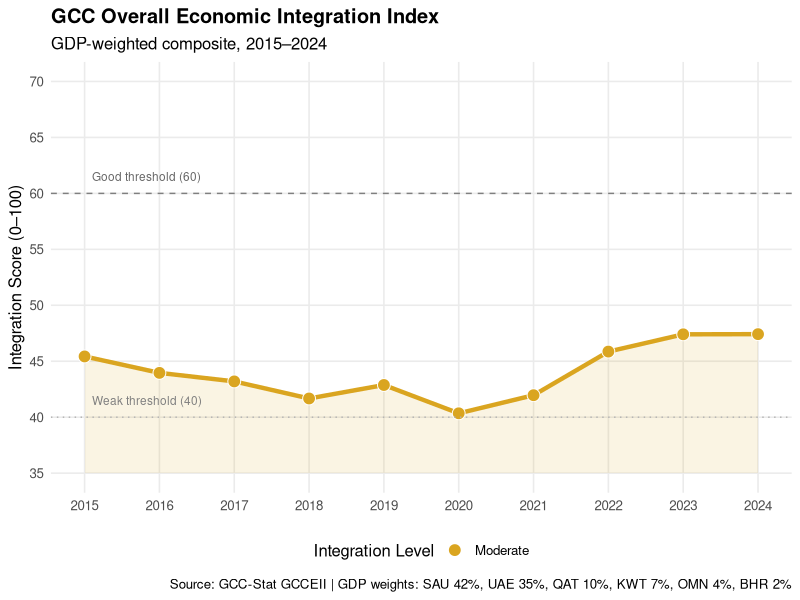
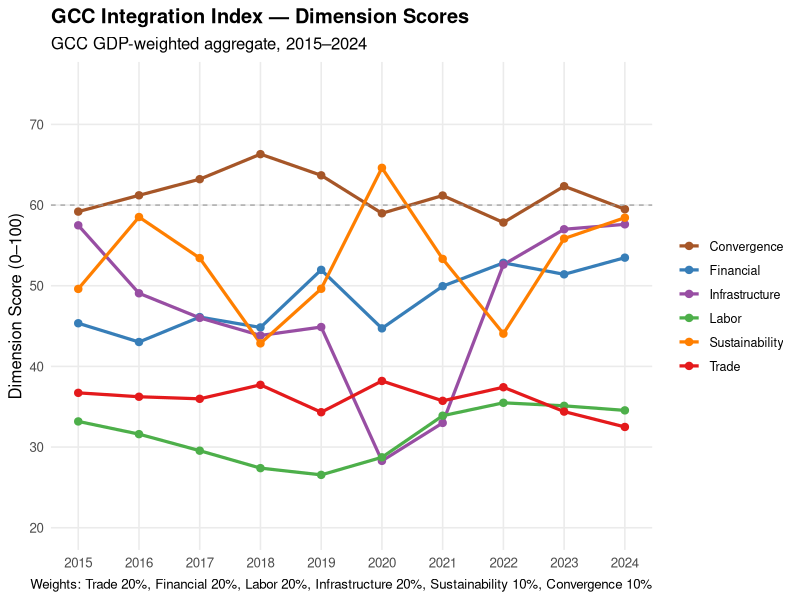
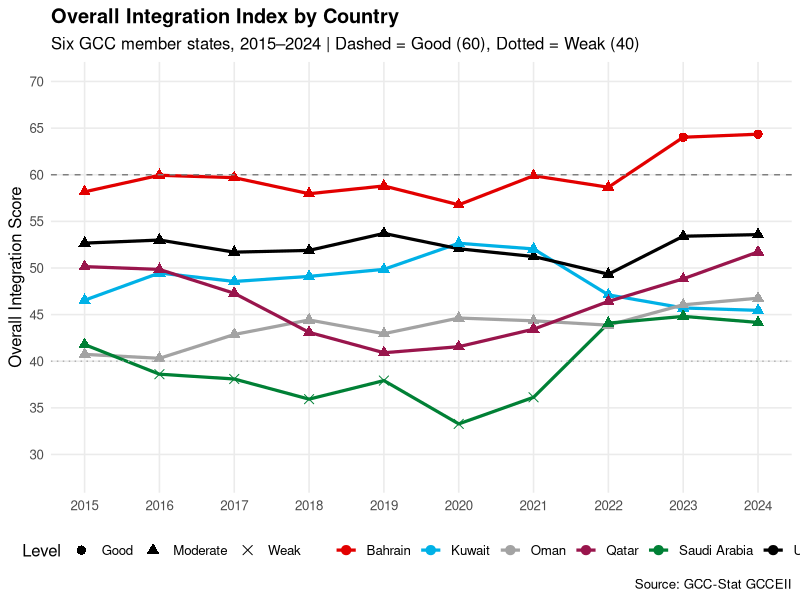
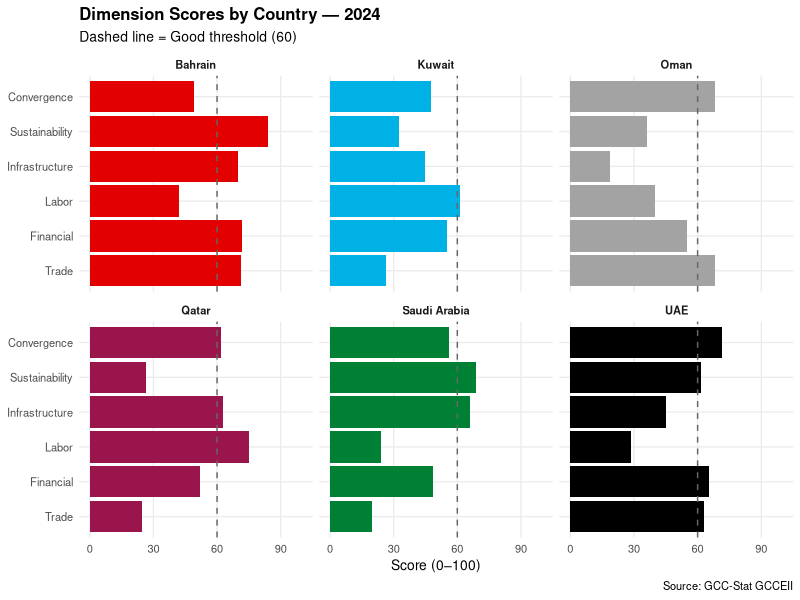
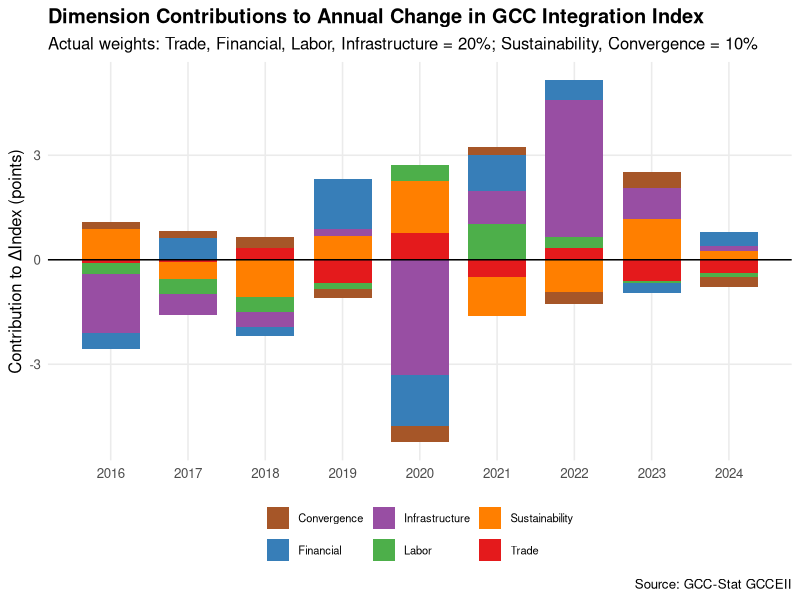
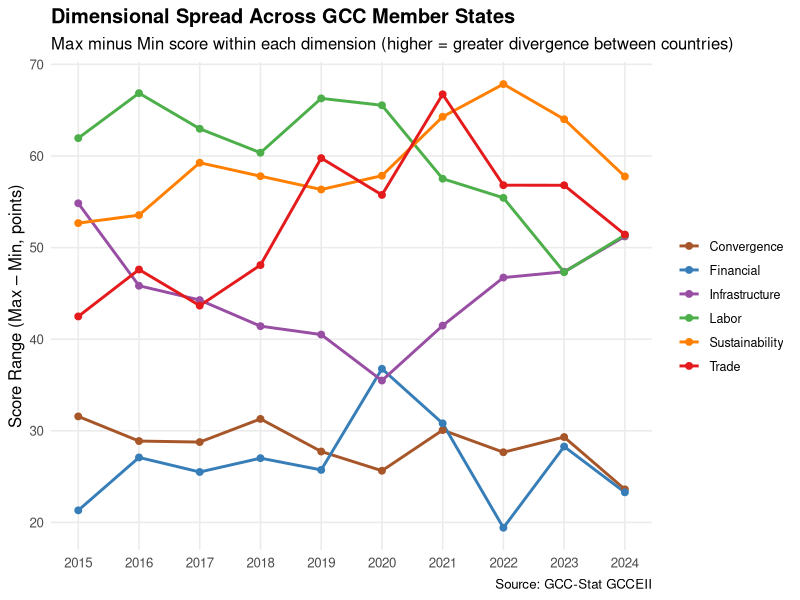
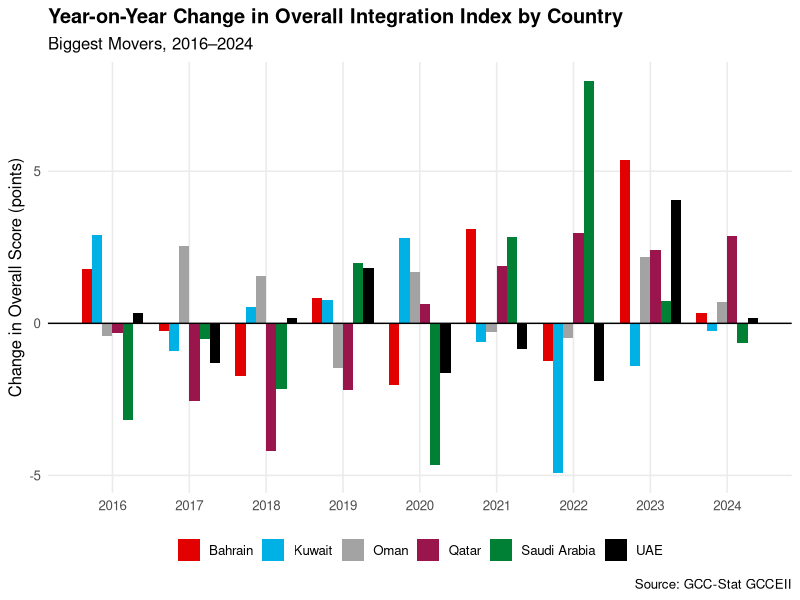

Write R code to recreate these figures, in order.
## ---- chunk 1
knitr::opts_chunk$set(
  echo       = TRUE,
  message    = FALSE,
  warning    = FALSE,
  fig.width  = 10,
  fig.height = 6,
  dpi        = 150,
  out.width  = "100%"
)
## ---- chunk 2
library(tidyverse)
library(ggplot2)
library(scales)
## ---- chunk 3
# ── Setup: run from GCCEII project root ─────────────────────────────
# library(tidyverse)  # loaded in setup chunk
# library(ggplot2)  # loaded in setup chunk
# library(scales)  # loaded in setup chunk

scores <- read_csv("output/gcceii_scores.csv", show_col_types = FALSE)

# Country name map: ISO3 → display names
iso3_map <- c(ARE = "UAE", BHR = "Bahrain", SAU = "Saudi Arabia",
              OMN = "Oman", QAT = "Qatar", KWT = "Kuwait", GCC = "GCC")

# Official country colors (from R/utils.R)
COUNTRY_COLORS <- c(
  UAE            = "#000000",
  Qatar          = "#99154C",
  "Saudi Arabia" = "#008035",
  Bahrain        = "#E20000",
  Oman           = "#a3a3a3",
  Kuwait         = "#00B1E6",
  GCC            = "#DAA520"
)

# Dimension display labels and colors
DIMENSION_LABELS <- c(
  Trade = "Trade", Financial = "Financial", Labor = "Labor",
  Infrastructure = "Infrastructure", Sustainability = "Sustainability",
  Convergence = "Convergence"
)
DIMENSION_COLORS <- setNames(
  c("#E41A1C", "#377EB8", "#4DAF4A", "#984EA3", "#FF7F00", "#A65628"),
  DIMENSION_LABELS
)

# Overall index (level 3)
idx <- scores %>%
  filter(level == 3) %>%
  mutate(country = iso3_map[country]) %>%
  select(country, year, overall_index = score, integration_level)

# GCC aggregate line chart
gcc_trend <- idx %>% filter(country == "GCC")

ggplot(gcc_trend, aes(x = year, y = overall_index)) +
  geom_ribbon(aes(ymin = 35, ymax = overall_index), fill = "#DAA520", alpha = 0.12) +
  geom_line(color = "#DAA520", linewidth = 1.5) +
  geom_point(aes(fill = integration_level), shape = 21, size = 4, color = "white") +
  geom_hline(yintercept = 60, linetype = "dashed", color = "grey50") +
  geom_hline(yintercept = 40, linetype = "dotted", color = "grey70") +
  annotate("text", x = 2015.1, y = 61.5, label = "Good threshold (60)",
           hjust = 0, size = 3, color = "grey40") +
  annotate("text", x = 2015.1, y = 41.5, label = "Weak threshold (40)",
           hjust = 0, size = 3, color = "grey50") +
  scale_fill_manual(
    values = c(Good = "#4DAF4A", Moderate = "#DAA520", Weak = "#E41A1C"),
    name = "Integration Level"
  ) +
  scale_x_continuous(breaks = 2015:2024) +
  scale_y_continuous(limits = c(35, 70), breaks = seq(35, 70, 5)) +
  labs(
    title = "GCC Overall Economic Integration Index",
    subtitle = "GDP-weighted composite, 2015–2024",
    x = NULL, y = "Integration Score (0–100)",
    caption = "Source: GCC-Stat GCCEII | GDP weights: SAU 42%, UAE 35%, QAT 10%, KWT 7%, OMN 4%, BHR 2%"
  ) +
  theme_minimal(base_size = 12) +
  theme(plot.title = element_text(face = "bold"), panel.grid.minor = element_blank(),
        legend.position = "bottom")
## ---- chunk 4
# GCC Dimension Score Evolution: 2015–2024
gcc_dims_ts <- scores %>%
  filter(level == 2, country == "GCC") %>%
  mutate(dimension = DIMENSION_LABELS[code]) %>%
  select(year, dimension, score)

ggplot(gcc_dims_ts, aes(x = year, y = score, color = dimension, group = dimension)) +
  geom_line(linewidth = 1.1) +
  geom_point(size = 2.2) +
  geom_hline(yintercept = 60, linetype = "dashed", color = "grey60", linewidth = 0.4) +
  scale_color_manual(values = DIMENSION_COLORS, name = NULL) +
  scale_x_continuous(breaks = 2015:2024) +
  scale_y_continuous(breaks = seq(20, 75, 10), limits = c(20, 75)) +
  labs(
    title = "GCC Integration Index — Dimension Scores",
    subtitle = "GCC GDP-weighted aggregate, 2015–2024",
    x = NULL, y = "Dimension Score (0–100)",
    caption = "Weights: Trade 20%, Financial 20%, Labor 20%, Infrastructure 20%, Sustainability 10%, Convergence 10%"
  ) +
  theme_minimal(base_size = 12) +
  theme(plot.title = element_text(face = "bold"), panel.grid.minor = element_blank(),
        legend.position = "right", legend.text = element_text(size = 9))
## ---- chunk 5
# All-country overall index trajectories
countries_6 <- c("UAE", "Bahrain", "Kuwait", "Oman", "Qatar", "Saudi Arabia")
country_trend <- idx %>% filter(country %in% countries_6)

ggplot(country_trend, aes(x = year, y = overall_index,
                          color = country, group = country)) +
  geom_line(linewidth = 1.1) +
  geom_point(aes(shape = integration_level), size = 2.8) +
  geom_hline(yintercept = 60, linetype = "dashed", color = "grey50") +
  geom_hline(yintercept = 40, linetype = "dotted", color = "grey70") +
  scale_color_manual(values = COUNTRY_COLORS, name = NULL) +
  scale_shape_manual(values = c(Good = 16, Moderate = 17, Weak = 4), name = "Level") +
  scale_x_continuous(breaks = 2015:2024) +
  scale_y_continuous(limits = c(28, 70), breaks = seq(30, 70, 5)) +
  labs(
    title = "Overall Integration Index by Country",
    subtitle = "Six GCC member states, 2015–2024 | Dashed = Good (60), Dotted = Weak (40)",
    x = NULL, y = "Overall Integration Score",
    caption = "Source: GCC-Stat GCCEII"
  ) +
  theme_minimal(base_size = 12) +
  theme(plot.title = element_text(face = "bold"), panel.grid.minor = element_blank(),
        legend.position = "bottom") +
  guides(color = guide_legend(nrow = 1))
## ---- chunk 6
# 2024 Dimension profiles — small multiples
dim_2024 <- scores %>%
  filter(level == 2, year == 2024) %>%
  mutate(
    country   = iso3_map[country],
    dimension = factor(DIMENSION_LABELS[code], levels = DIMENSION_LABELS)
  ) %>%
  filter(country %in% countries_6)

ggplot(dim_2024, aes(x = dimension, y = score, fill = country)) +
  geom_col(show.legend = FALSE) +
  geom_hline(yintercept = 60, linetype = "dashed", color = "grey40", linewidth = 0.5) +
  coord_flip() +
  facet_wrap(~ country, ncol = 3) +
  scale_fill_manual(values = COUNTRY_COLORS) +
  scale_y_continuous(limits = c(0, 100), breaks = c(0, 30, 60, 90)) +
  labs(
    title = "Dimension Scores by Country — 2024",
    subtitle = "Dashed line = Good threshold (60)",
    x = NULL, y = "Score (0–100)",
    caption = "Source: GCC-Stat GCCEII"
  ) +
  theme_minimal(base_size = 10) +
  theme(plot.title = element_text(face = "bold", size = 12),
        strip.text = element_text(face = "bold"), panel.grid.minor = element_blank())
## ---- chunk 7
# Weighted dimension contributions to GCC year-on-year change
dim_weights_vec <- c(
  Trade = 0.20, Financial = 0.20, Labor = 0.20,
  Infrastructure = 0.20, Sustainability = 0.10, Convergence = 0.10
)

gcc_contrib <- scores %>%
  filter(level == 2, country == "GCC") %>%
  select(year, dimension = code, score) %>%
  arrange(dimension, year) %>%
  group_by(dimension) %>%
  mutate(
    weight = dim_weights_vec[dimension],
    contrib = (score - lag(score)) * weight
  ) %>%
  ungroup() %>%
  filter(!is.na(contrib)) %>%
  mutate(dimension = DIMENSION_LABELS[dimension])

ggplot(gcc_contrib, aes(x = year, y = contrib, fill = dimension)) +
  geom_col(position = "stack", width = 0.75) +
  geom_hline(yintercept = 0, color = "black", linewidth = 0.5) +
  scale_fill_manual(values = DIMENSION_COLORS, name = NULL) +
  scale_x_continuous(breaks = 2016:2024) +
  labs(
    title = "Dimension Contributions to Annual Change in GCC Integration Index",
    subtitle = "Actual weights: Trade, Financial, Labor, Infrastructure = 20%; Sustainability, Convergence = 10%",
    x = NULL, y = "Contribution to ΔIndex (points)",
    caption = "Source: GCC-Stat GCCEII"
  ) +
  theme_minimal(base_size = 12) +
  theme(plot.title = element_text(face = "bold"), panel.grid.minor = element_blank(),
        legend.position = "bottom", legend.text = element_text(size = 8)) +
  guides(fill = guide_legend(nrow = 2))
## ---- chunk 8
# Dimensional spread: Max – Min across 6 countries by year
spread <- scores %>%
  filter(level == 2, !country %in% c("GCC")) %>%
  group_by(year, dimension = code) %>%
  summarise(
    spread = max(score, na.rm = TRUE) - min(score, na.rm = TRUE),
    .groups = "drop"
  ) %>%
  mutate(dimension = DIMENSION_LABELS[dimension])

ggplot(spread, aes(x = year, y = spread, color = dimension, group = dimension)) +
  geom_line(linewidth = 1.0) +
  geom_point(size = 2) +
  scale_color_manual(values = DIMENSION_COLORS, name = NULL) +
  scale_x_continuous(breaks = 2015:2024) +
  labs(
    title = "Dimensional Spread Across GCC Member States",
    subtitle = "Max minus Min score within each dimension (higher = greater divergence between countries)",
    x = NULL, y = "Score Range (Max – Min, points)",
    caption = "Source: GCC-Stat GCCEII"
  ) +
  theme_minimal(base_size = 12) +
  theme(plot.title = element_text(face = "bold"), panel.grid.minor = element_blank(),
        legend.position = "right", legend.text = element_text(size = 9))
## ---- chunk 9
# Year-on-year change in overall index by country
movers <- idx %>%
  filter(country %in% countries_6) %>%
  arrange(country, year) %>%
  group_by(country) %>%
  mutate(change = overall_index - lag(overall_index)) %>%
  ungroup() %>%
  filter(!is.na(change))

ggplot(movers, aes(x = year, y = change, fill = country)) +
  geom_col(position = "dodge", width = 0.8) +
  geom_hline(yintercept = 0, color = "black") +
  scale_fill_manual(values = COUNTRY_COLORS, name = NULL) +
  scale_x_continuous(breaks = 2016:2024) +
  labs(
    title = "Year-on-Year Change in Overall Integration Index by Country",
    subtitle = "Biggest Movers, 2016–2024",
    x = NULL, y = "Change in Overall Score (points)",
    caption = "Source: GCC-Stat GCCEII"
  ) +
  theme_minimal(base_size = 12) +
  theme(plot.title = element_text(face = "bold"), panel.grid.minor = element_blank(),
        legend.position = "bottom") +
  guides(fill = guide_legend(nrow = 1))
